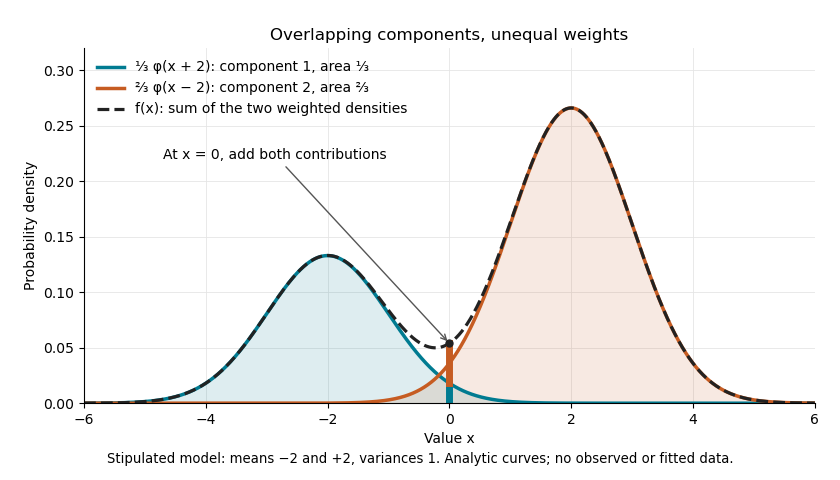

Python code for this plot:
"""Stipulated Gaussian mixture, no sampled data; Python 3.14, NumPy 2.3.5, Matplotlib 3.10.7."""

from pathlib import Path

import matplotlib.pyplot as plt
import numpy as np


def main():
    x = np.linspace(-6, 6, 2401)
    left = np.exp(-0.5 * (x + 2)**2) / (3 * np.sqrt(2 * np.pi))
    right = 2 * np.exp(-0.5 * (x - 2)**2) / (3 * np.sqrt(2 * np.pi))
    fig, ax = plt.subplots(figsize=(8.4, 4.8), dpi=100, facecolor="white")
    ax.fill_between(x, 0, left, color="#007b91", alpha=0.13)
    ax.fill_between(x, 0, right, color="#c65c22", alpha=0.13)
    ax.plot(x, left, color="#007b91", lw=2.5,
            label="⅓ φ(x + 2): component 1, area ⅓")
    ax.plot(x, right, color="#c65c22", lw=2.5,
            label="⅔ φ(x − 2): component 2, area ⅔")
    ax.plot(x, left + right, color="#222222", lw=2.3, linestyle="--",
            label="f(x): sum of the two weighted densities")
    x0 = 0.0
    lower = np.exp(-2) / (3 * np.sqrt(2 * np.pi))
    ax.plot([x0, x0], [0, lower], color="#007b91", lw=5)
    ax.plot([x0, x0], [lower, 3 * lower], color="#c65c22", lw=5)
    ax.plot(x0, 3 * lower, "o", color="#222222", ms=5)
    ax.annotate("At x = 0, add both contributions", xy=(0, 3 * lower),
                xytext=(-4.7, 0.22), fontsize=10,
                arrowprops={"arrowstyle": "->", "color": "#555555"})
    ax.set(xlim=(-6, 6), ylim=(0, 0.32), xlabel="Value x",
           ylabel="Probability density", title="Overlapping components, unequal weights")
    ax.set_xticks(np.arange(-6, 7, 2))
    ax.grid(color="#e5e5e5", lw=0.6)
    ax.set_axisbelow(True)
    ax.spines[["top", "right"]].set_visible(False)
    ax.set_facecolor("white")
    ax.legend(loc="upper left", fontsize=10, frameon=False)
    fig.text(0.5, 0.035,
             "Stipulated model: means −2 and +2, variances 1. Analytic curves; no observed or fitted data.",
             ha="center", fontsize=9.5)
    fig.subplots_adjust(left=0.10, right=0.97, bottom=0.16, top=0.90)
    fig.savefig(Path.cwd() / Path(__file__).with_suffix(".png").name,
                facecolor="white", transparent=False)
    plt.close(fig)


if __name__ == "__main__":
    main()
